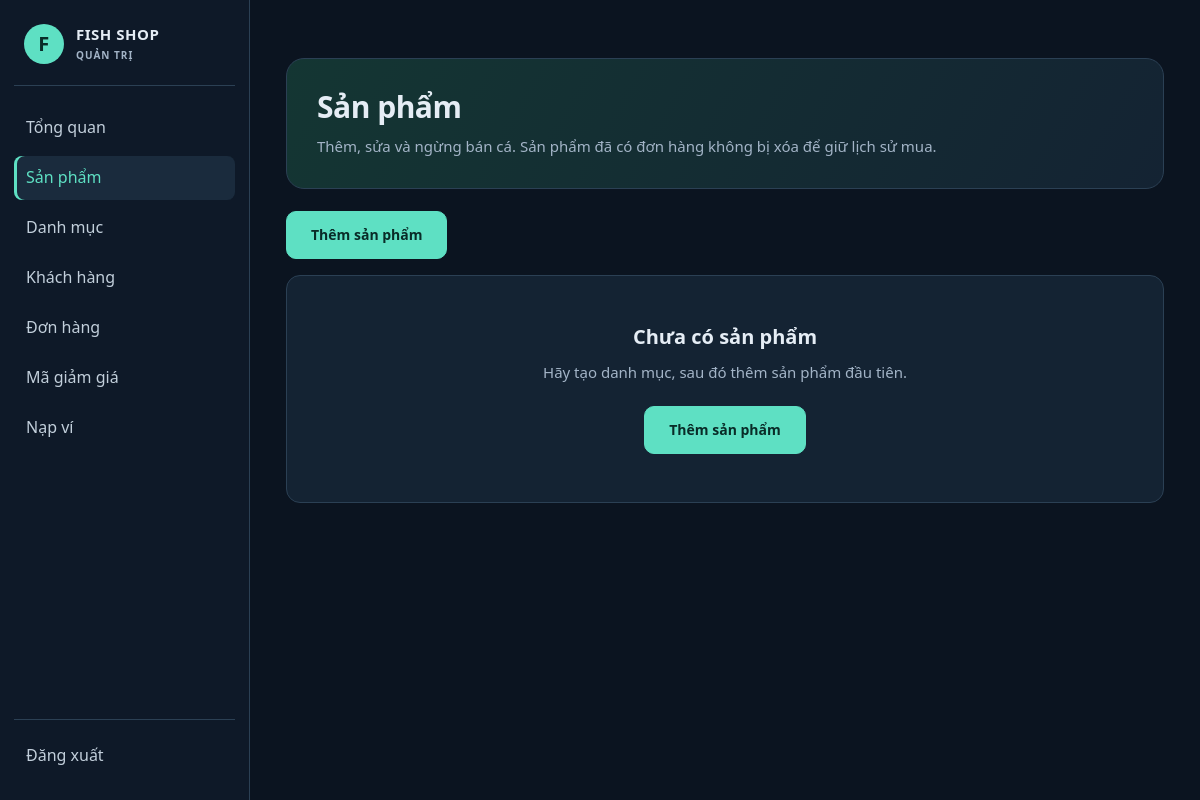
Before: /admin/products.php (signed in) with the older database file.
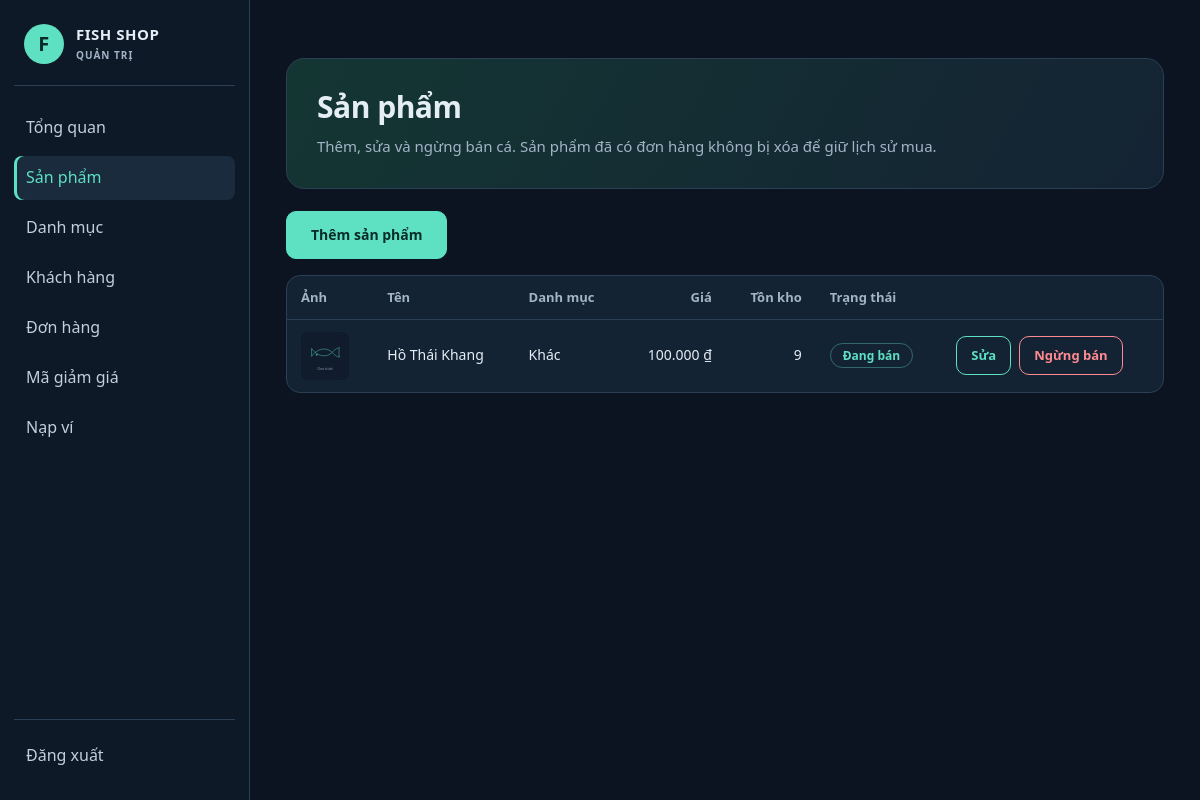
After: the same page with the newer database file.
### tables this page shows
CREATE TABLE `products` (
  `id` int(10) UNSIGNED NOT NULL,
  `name` varchar(150) NOT NULL,
  `price` decimal(12,0) NOT NULL,
  `image` varchar(255) DEFAULT NULL,
  `description` text DEFAULT NULL,
  `category_id` int(10) UNSIGNED NOT NULL,
  `stock` int(10) UNSIGNED NOT NULL DEFAULT 0,
  `status` enum('active','inactive') NOT NULL DEFAULT 'active',
  `created_at` timestamp NOT NULL DEFAULT current_timestamp(),
  `updated_at` timestamp NOT NULL DEFAULT current_timestamp() ON UPDATE current_timestamp()
);

CREATE TABLE `categories` (
  `id` int(10) UNSIGNED NOT NULL,
  `name` varchar(100) NOT NULL,
  `description` text DEFAULT NULL,
  `status` enum('active','inactive') NOT NULL DEFAULT 'active'
);

### includes/functions.php (called while the page is built, shortened)
<?php
function e($s): string { return htmlspecialchars((string)$s, ENT_QUOTES, 'UTF-8'); }
function money($v): string { return number_format((float)$v, 0, ',', '.') . ' ₫'; }
function url(string $path = ''): string {
    $path = ltrim($path, '/');
    if (defined('FISHSHOP_ADMIN_PORTAL') && ($path === 'admin' || str_starts_with($path, 'admin/'))) {
        return '/Quantri/' . ($path === 'admin' ? '' : substr($path, 6));
    }
    return BASE_URL . $path;
}
function file_url(?string $rel, string $fallback = 'assets/images/no-image.svg'): string {
    $rel = (string)$rel;
    return url($fallback);
}

### config/database.php (called while the page is built, shortened)
<?php
function db(): PDO
{
    static $pdo = null;
    if ($pdo === null) {
        try {
            $pdo = new PDO(
                'mysql:host=' . DB_HOST . ';dbname=' . DB_NAME . ';charset=utf8mb4',
                DB_USER,
                DB_PASS,
                [
                    PDO::ATTR_ERRMODE => PDO::ERRMODE_EXCEPTION,
                    PDO::ATTR_DEFAULT_FETCH_MODE => PDO::FETCH_ASSOC,
                    PDO::ATTR_EMULATE_PREPARES => false,
                ]
            );
        } catch (PDOException $e) {
            http_response_code(500);
            exit('Không kết nối được MySQL. Hãy bật MySQL trong XAMPP, nhập file database/WebBanCa.sql và kiểm tra config/database.php.');
        }
    }
    return $pdo;
}

### admin/products.php (the view, shortened to what this page needs)
<?php
$products = db()->query('SELECT p.*, c.name AS category_name FROM products p JOIN categories c ON c.id = p.category_id ORDER BY p.id DESC')->fetchAll();
include __DIR__ . '/_header.php';
?>
<section class="page-intro"><h1>Sản phẩm</h1><p>Thêm, sửa và ngừng bán cá. Sản phẩm đã có đơn hàng không bị xóa để giữ lịch sử mua.</p></section>
<p style="margin-bottom:16px"><a class="btn" href="<?= url('admin/add_product.php') ?>">Thêm sản phẩm</a></p>
<?php if (!$products): ?>
  <div class="empty"><h2>Chưa có sản phẩm</h2><p>Hãy tạo danh mục, sau đó thêm sản phẩm đầu tiên.</p><a class="btn" href="<?= url('admin/add_product.php') ?>">Thêm sản phẩm</a></div>
<?php else: ?>
<div class="table-wrap"><table>
  <thead><tr><th>Ảnh</th><th>Tên</th><th>Danh mục</th><th class="num">Giá</th><th class="num">Tồn kho</th><th>Trạng thái</th><th></th></tr></thead>
  <tbody>
  <?php foreach ($products as $p): ?>
    <tr>
      <td><img class="thumb" src="<?= e(file_url($p['image'])) ?>" alt=""></td>
      <td><?= e($p['name']) ?></td>
      <td><?= e($p['category_name']) ?></td>
      <td class="num"><?= money($p['price']) ?></td>
      <td class="num"><?= (int)$p['stock'] ?></td>
      <td><span class="tag <?= e($p['status']) ?>"><?= $p['status'] === 'active' ? 'Đang bán' : 'Ngừng bán' ?></span></td>
      <td><div class="acts-row">
        <a class="btn ghost sm" href="<?= url('admin/edit_product.php?id=' . (int)$p['id']) ?>">Sửa</a>
        <form method="post" data-confirm="<?= $p['status'] === 'active' ? 'Ngừng bán sản phẩm này?' : 'Mở bán lại sản phẩm này?' ?>">
          <button class="btn sm <?= $p['status'] === 'active' ? 'danger' : 'ghost' ?>" type="submit"><?= $p['status'] === 'active' ? 'Ngừng bán' : 'Mở bán' ?></button>
        </form>
      </div></td>
    </tr>
  <?php endforeach; ?>
  </tbody>
</table></div>
<?php endif; ?>
<?php include __DIR__ . '/_footer.php'; ?>

Changed rows visible on the page:
added products: name "Hồ Thái Khang", category.name "Khác", price "100.000 ₫", stock "9", status "Đang bán"
Other visible differences:
text no longer shown: "Chưa có sản phẩm Hãy tạo danh mục, sau đó thêm sản phẩm đầu tiên. Thêm sản phẩm"
text now shown: "Ảnh Tên Danh mục Giá Tồn kho Trạng thái"
